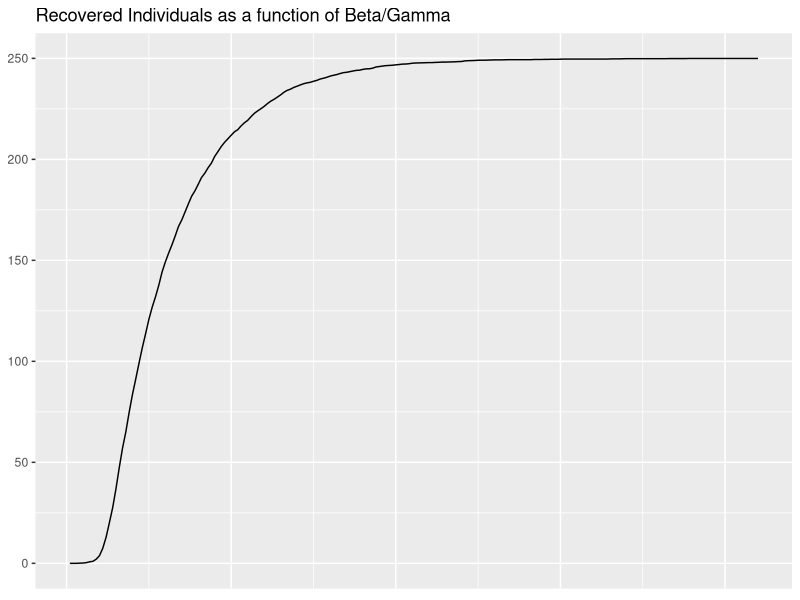
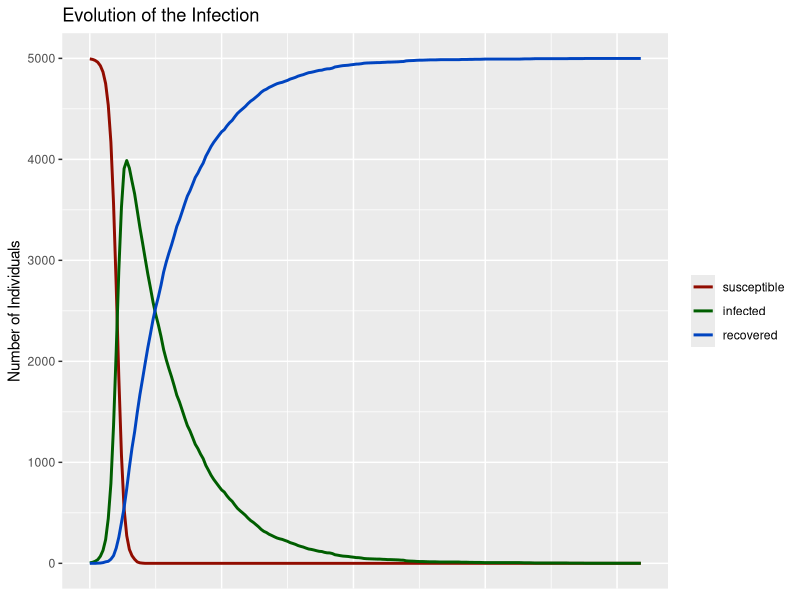

Write the R code that produced these figures, in order.
## ---- chunk 1
library(reshape2)
library(ggplot2)
## ---- chunk 2
pop <- 5000
n_0 <- 5
beta <- 20
gamma <- 1
s <- rep(0, pop)
## ---- chunk 3
for (i in 1:n_0){
  s[sample(pop, size = 1)] <- 1
}
## ---- chunk 4
iter <- 0
recovered <- c()
infected <- c()
susceptible <- c()
while ((sum(s==2) < pop)&&(iter < 1000)){
  pos_i <- which(s==1)
  recovered <- c(recovered, sum(s==2))#recovered
  infected <- c(infected, sum(s==1))#infected
  susceptible <- c(susceptible, sum(s==0))#susceptible
  for (i in pos_i){
    if (runif(1) < (gamma/(beta+gamma))){
      #recovery
      s[i] <- 2
    } else {
      #infection
      j <- sample(pop,1)
      if (s[j] == 0){
        s[j] <- 1
      }
    }
  }
  iter <- iter+1
}
print(iter)
## ---- chunk 5
my_int <- beta/gamma
Recovered_divided <- c()
for (i in 1:length(recovered)){
  Recovered_divided[i] <- recovered[i]/my_int
}
## ---- chunk 6
qplot(x= seq_along(Recovered_divided),y = Recovered_divided,geom = "line")+
  labs(title = "Recovered Individuals as a function of Beta/Gamma")+
  theme(axis.title.x=element_blank(),
        axis.text.x=element_blank(),
        axis.ticks.x=element_blank(),
        axis.title.y=element_blank())
## ---- chunk 7
#make a dataframe of results for easier ploting in ggplot
evolution <- data.frame(susceptible,infected, recovered)#add the vectors together
evolution$counter <- seq_along(evolution$susceptible)-1#how many interactions/iterations

evolution <- melt(evolution, id.vars = "counter")#reshape the dataframe from wide to long

#GGPlot that shows the evolution of the population
ggplot(evolution, aes(x = counter, y = value, colour = variable)) +
  geom_line(size = 1)+
  scale_colour_hue(l=30)  + #use darker colors
  labs(title = "Evolution of the Infection", y = "Number of Individuals")+
  theme(axis.title.x=element_blank(),#remove x labels and legend title
        axis.text.x=element_blank(),
        axis.ticks.x=element_blank(),
        legend.title = element_blank())
